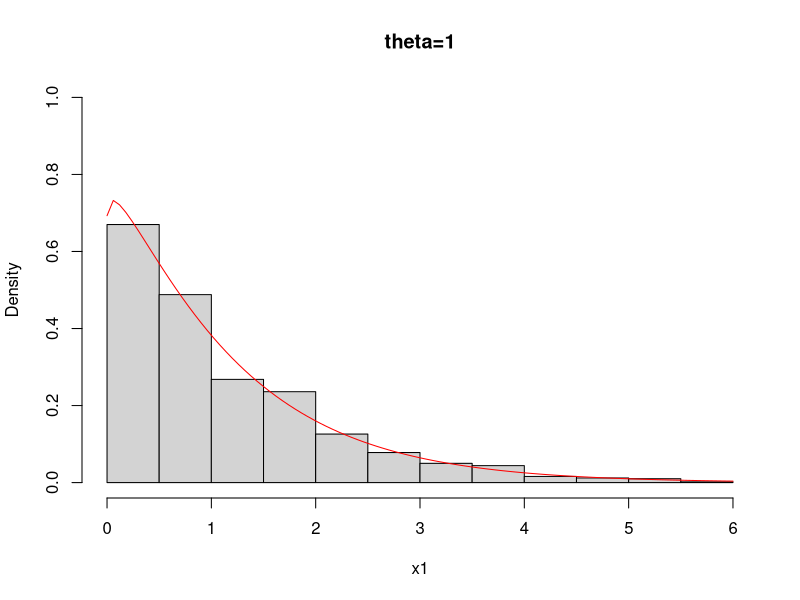
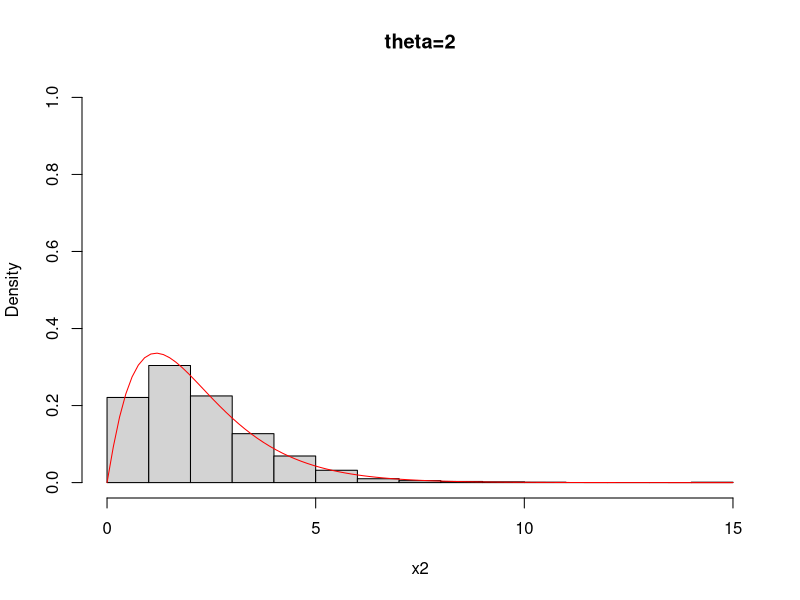

The R source for these figures, in order:
## ---- chunk 1
library(ggplot2)
knitr::opts_chunk$set(echo = TRUE)
## ---- chunk 2
rg <- function(theta, n){
  X <- NA
  for (i in 1:n){
    u <- runif(1,0,1)
    if (u < 2 * gamma(theta) / (2 * gamma(theta) + gamma(theta + 1/2))){
      X[i] <- rgamma(1, shape = theta, scale = 1)
    }else{
      X[i] <- rgamma(1, shape = theta + 1 / 2, scale = 1)
    }
  }
  return(X)
}

n <- 1000
theta1 <- 1
x1 <- rg(theta1, n)

dg <- function(x, theta){
  y <-2 * gamma(theta) / (2 * gamma(theta) + gamma(theta + 1/2)) * dgamma(x, shape = theta, scale = 1) + gamma(theta + 1/2) / (2 * gamma(theta) + gamma(theta + 1/2)) * dgamma(x, shape = theta + 1/2, scale = 1)
  return(y)
}

hist(x1, probability = TRUE, main = "theta=1", ylim = c(0, 1))
curve(dg(x, theta1), add = TRUE, col = "red")

n <- 1000
theta2 <- 2
x2 <- rg(theta2, n)
hist(x2, probability = TRUE, main = "theta=2", ylim = c(0, 1))
curve(dg(x, theta2), add = TRUE, col = "red")
